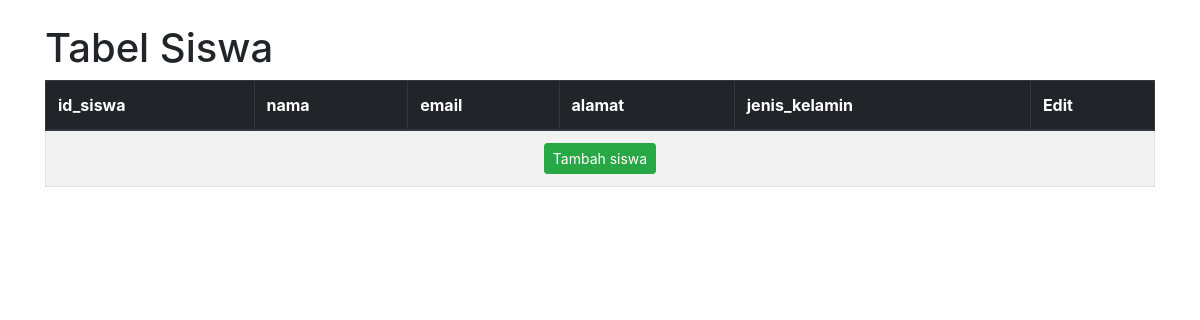
Before: / with the older database file.
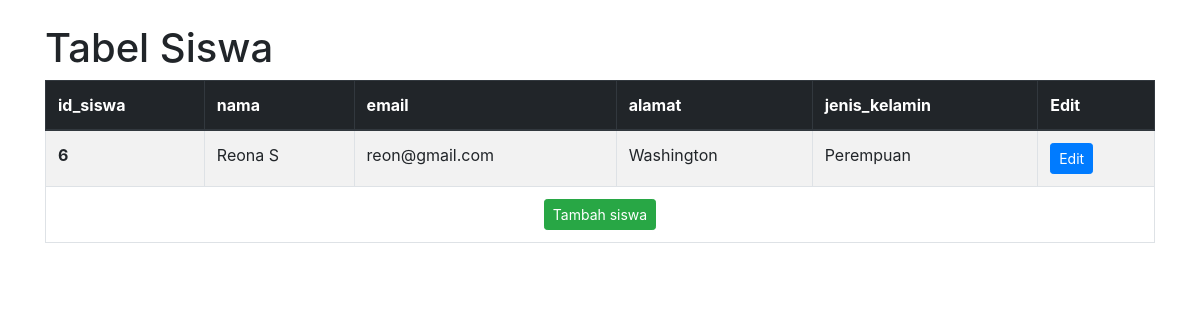
After: the same page with the newer database file.
### tables this page shows
CREATE TABLE `siswa` (
  `id_siswa` int(11) NOT NULL,
  `nama` varchar(30) NOT NULL,
  `email` varchar(100) NOT NULL,
  `password` varchar(20) NOT NULL,
  `alamat` varchar(500) NOT NULL,
  `jenis_kelamin` varchar(20) NOT NULL,
  `foto_siswa` varchar(200) DEFAULT NULL
);

### index.php (the view, shortened to what this page needs)
<?php
  include("connection.php");
  $query = "select * from siswa";
  $result = mysqli_query($conn, $query);
 ?>
<!DOCTYPE html>
<html lang="en" dir="ltr">
  <head>
    <link rel="stylesheet" href="https://maxcdn.bootstrapcdn.com/bootstrap/4.0.0/css/bootstrap.min.css">
  </head>
  <body>
    <br>
    <div class="container">
      <h1>Tabel Siswa</h1>
      <table class="table table-striped table-bordered">
        <thead class="thead-dark">
            <tr>
              <th scope="col">id_siswa</th>
              <th scope="col">nama</th>
              <th scope="col">email</th>
              <th scope="col">alamat</th>
              <th scope="col">jenis_kelamin</th>
              <th scope="col">Edit</th>
            </tr>
          </thead>
          <tbody>
            <?php
              if (mysqli_num_rows($result) > 0) {
                while ($row = mysqli_fetch_assoc($result)) {
                  echo "<tr><th scope='row'>" .$row["id_siswa"] . "</th><td>" .$row["nama"]. "</td><td>" .$row["email"]. "</td><td>" .$row["alamat"]. "</td><td>" .$row["jenis_kelamin"]. "</td><td><a href='edit.php?id=" .$row["id_siswa"]. "' type='button' class='btn btn-sm btn-primary'>Edit</a></td></tr>";
                }
              }
             ?>
            <tr class="thead-dark">
              <td colspan="6">
                <div class="text-center">
                  <a href="add.php" type="button" class="btn btn-sm btn-success">Tambah siswa</a>
                </div>
              </td>
            </tr>
          </tbody>
      </table>
    </div>
  </body>
</html>

Changed rows visible on the page:
added siswa: id_siswa "6", nama "Reona S", email "reon@gmail.com", alamat "Washington", jenis_kelamin "Perempuan"
